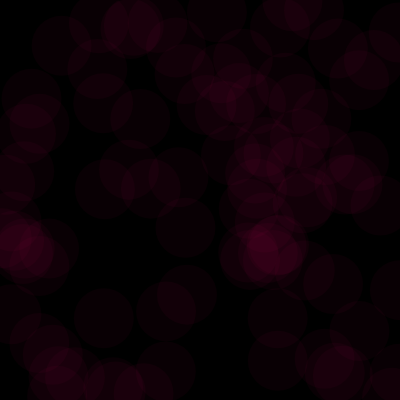
Frame 1 (no input)
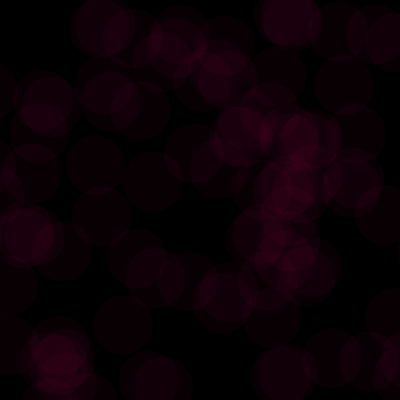
Frame 60 (no input)
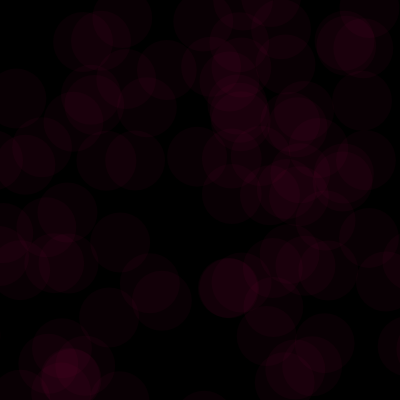
Frame 120 (the mouse pressed at the canvas centre since frame 60)

The p5.js sketch that drew these frames (run headless with seeded random() and noise() and a simulated clock; from frame 60 on, the mouse is pressed at the canvas centre):

// p5.js sketch
// ── sketch.js
let ells = [];

function setup() {
  createCanvas(400, 400);
  for(let i = 0; i<90; i++){
    let x = random(0,400);
    let y = random(0,400);
    ells[i] = new Ell(x,y,30)
  }
}

function draw() {
  background(0);
  for(i = 0; i < ells.length; i++){
    ells[i].show();
    ells[i].move();
  }
}

class Ell{
  constructor(tempX,tempY,tempDiameter){
    this.x = tempX;
    this.y = tempY;
    this.diameter = tempDiameter;
  }

  show(){
    noStroke()
    fill(230,0,100,10);
    ellipse(this.x,this.y,this.diameter * 2);
  }

  move(){
    this.x = this.x + random(-5,5);
    this.y = this.y + random(-5,5);
  }
}
